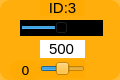
    <widget class="QWidget" name="widget_id3" native="true">
     <property name="geometry">
      <rect>
       <x>780</x>
       <y>0</y>
       <width>120</width>
       <height>80</height>
      </rect>
     </property>
     <property name="styleSheet">
      <string notr="true">background-color: rgb(255, 170, 0, 200);
border-radius:10px;</string>
     </property>
     <widget class="QLabel" name="label_ID3">
      <property name="geometry">
       <rect>
        <x>40</x>
        <y>0</y>
        <width>45</width>
        <height>16</height>
       </rect>
      </property>
      <property name="minimumSize">
       <size>
        <width>0</width>
        <height>10</height>
       </size>
      </property>
      <property name="font">
       <font>
        <family>Arial</family>
        <pointsize>11</pointsize>
       </font>
      </property>
      <property name="styleSheet">
       <string notr="true">background-color: rgb(255, 255, 255， 0);
border-radius:0px;</string>
      </property>
      <property name="text">
       <string>ID:3</string>
      </property>
      <property name="alignment">
       <set>Qt::AlignCenter</set>
      </property>
     </widget>
     <widget class="QSlider" name="horizontalSlider_pulse_id3">
      <property name="geometry">
       <rect>
        <x>20</x>
        <y>20</y>
        <width>83</width>
        <height>16</height>
       </rect>
      </property>
      <property name="autoFillBackground">
       <bool>false</bool>
      </property>
      <property name="styleSheet">
       <string notr="true">background-color: rgb(0, 0, 0);
border-radius:0px;</string>
      </property>
      <property name="minimum">
       <number>0</number>
      </property>
      <property name="maximum">
       <number>1000</number>
      </property>
      <property name="pageStep">
       <number>1</number>
      </property>
      <property name="value">
       <number>500</number>
      </property>
      <property name="orientation">
       <enum>Qt::Horizontal</enum>
      </property>
     </widget>
     <widget class="QSlider" name="horizontalSlider_dev_id3">
      <property name="geometry">
       <rect>
        <x>40</x>
        <y>60</y>
        <width>45</width>
        <height>18</height>
       </rect>
      </property>
      <property name="styleSheet">
       <string notr="true">background-color: rgb(255, 255, 255， 0);</string>
      </property>
      <property name="minimum">
       <number>-125</number>
      </property>
      <property name="maximum">
       <number>125</number>
      </property>
      <property name="pageStep">
       <number>1</number>
      </property>
      <property name="orientation">
       <enum>Qt::Horizontal</enum>
      </property>
     </widget>
     <widget class="QLabel" name="label_id3">
      <property name="geometry">
       <rect>
        <x>10</x>
        <y>60</y>
        <width>31</width>
        <height>20</height>
       </rect>
      </property>
      <property name="minimumSize">
       <size>
        <width>0</width>
        <height>10</height>
       </size>
      </property>
      <property name="font">
       <font>
        <family>DejaVu Sans</family>
        <pointsize>10</pointsize>
       </font>
      </property>
      <property name="styleSheet">
       <string notr="true">background-color: rgb(255, 255, 255， 0);</string>
      </property>
      <property name="text">
       <string>0</string>
      </property>
      <property name="alignment">
       <set>Qt::AlignCenter</set>
      </property>
     </widget>
     <widget class="QLineEdit" name="lineEdit_id3">
      <property name="geometry">
       <rect>
        <x>40</x>
        <y>40</y>
        <width>45</width>
        <height>18</height>
       </rect>
      </property>
      <property name="sizePolicy">
       <sizepolicy hsizetype="Fixed" vsizetype="Fixed">
        <horstretch>0</horstretch>
        <verstretch>0</verstretch>
       </sizepolicy>
      </property>
      <property name="font">
       <font>
        <family>Arial</family>
        <pointsize>11</pointsize>
       </font>
      </property>
      <property name="autoFillBackground">
       <bool>false</bool>
      </property>
      <property name="styleSheet">
       <string notr="true">background-color: rgb(255, 255, 255);
border-radius:0px;</string>
      </property>
      <property name="text">
       <string>500</string>
      </property>
      <property name="maxLength">
       <number>1000</number>
      </property>
      <property name="alignment">
       <set>Qt::AlignCenter</set>
      </property>
      <property name="dragEnabled">
       <bool>false</bool>
      </property>
      <property name="readOnly">
       <bool>false</bool>
      </property>
     </widget>
    </widget>
